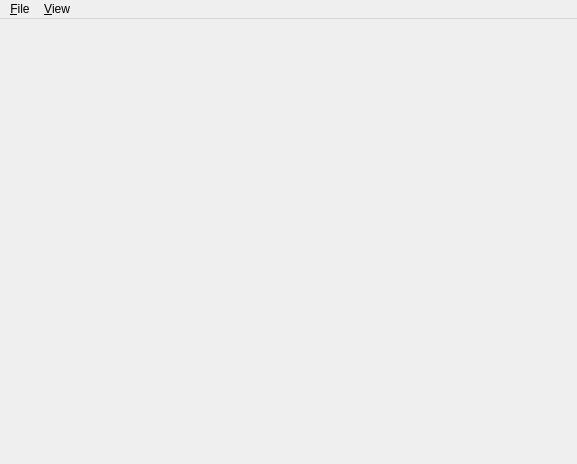
<?xml version="1.0" encoding="UTF-8"?>
<ui version="4.0">
 <class>ContactFU_QTClass</class>
 <widget class="QMainWindow" name="ContactFU_QTClass">
  <property name="windowModality">
   <enum>Qt::NonModal</enum>
  </property>
  <property name="geometry">
   <rect>
    <x>0</x>
    <y>0</y>
    <width>577</width>
    <height>464</height>
   </rect>
  </property>
  <property name="windowTitle">
   <string>ContactFU_QT</string>
  </property>
  <widget class="QWidget" name="centralWidget"/>
  <widget class="QMenuBar" name="menuBar">
   <property name="geometry">
    <rect>
     <x>0</x>
     <y>0</y>
     <width>577</width>
     <height>21</height>
    </rect>
   </property>
   <widget class="QMenu" name="menuFile">
    <property name="title">
     <string>&amp;File</string>
    </property>
    <addaction name="actionOpenProject"/>
    <addaction name="actionQuit"/>
   </widget>
   <widget class="QMenu" name="menuView">
    <property name="title">
     <string>&amp;View</string>
    </property>
    <addaction name="actionToggleMaxWindow"/>
   </widget>
   <addaction name="menuFile"/>
   <addaction name="menuView"/>
  </widget>
  <action name="actionOpenProject">
   <property name="text">
    <string>&amp;Open Project</string>
   </property>
   <property name="shortcut">
    <string>Ctrl+O</string>
   </property>
  </action>
  <action name="actionQuit">
   <property name="text">
    <string>&amp;Quit</string>
   </property>
   <property name="shortcut">
    <string>Ctrl+Q</string>
   </property>
  </action>
  <action name="actionToggleMaxWindow">
   <property name="text">
    <string>&amp;Maximize\Normal</string>
   </property>
   <property name="shortcut">
    <string>F12</string>
   </property>
  </action>
 </widget>
 <layoutdefault spacing="6" margin="11"/>
 <resources>
  <include location="contactfu_qt.qrc"/>
 </resources>
 <connections/>
</ui>
